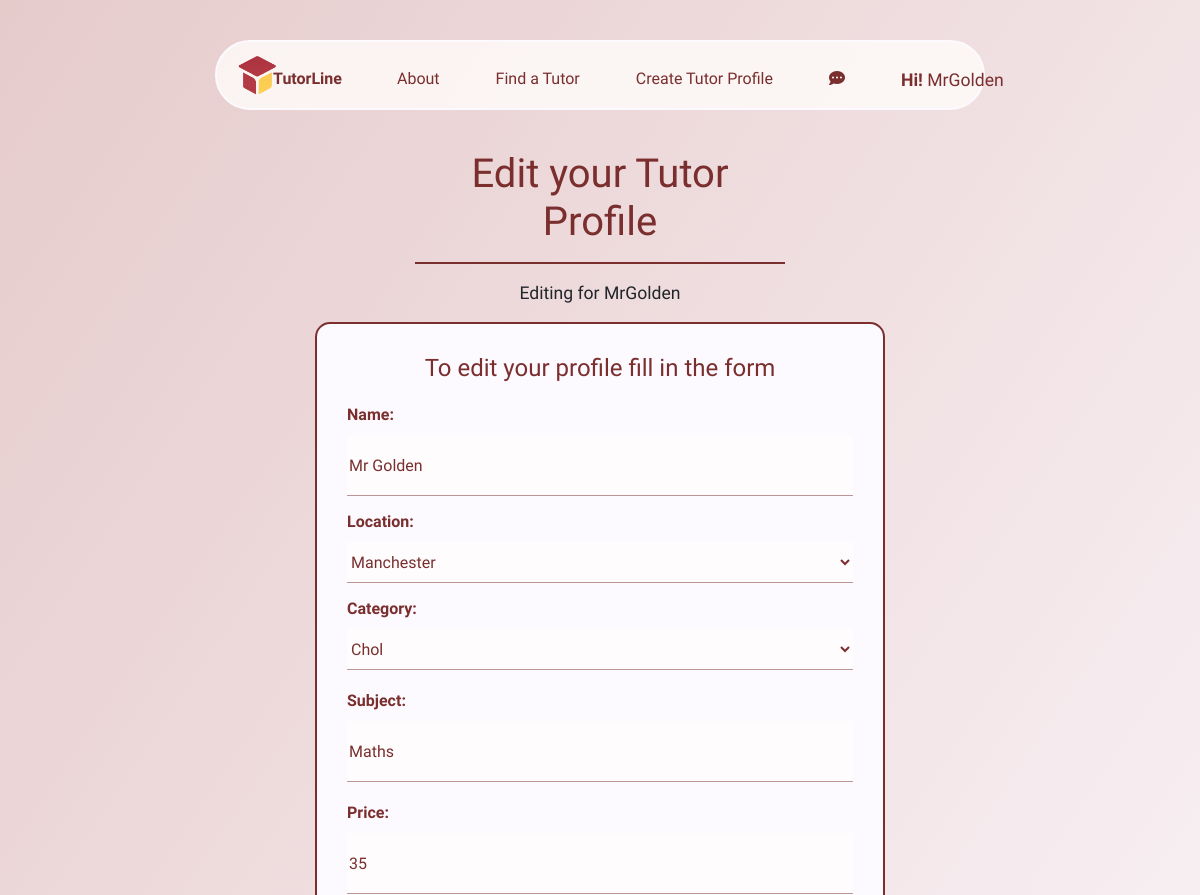
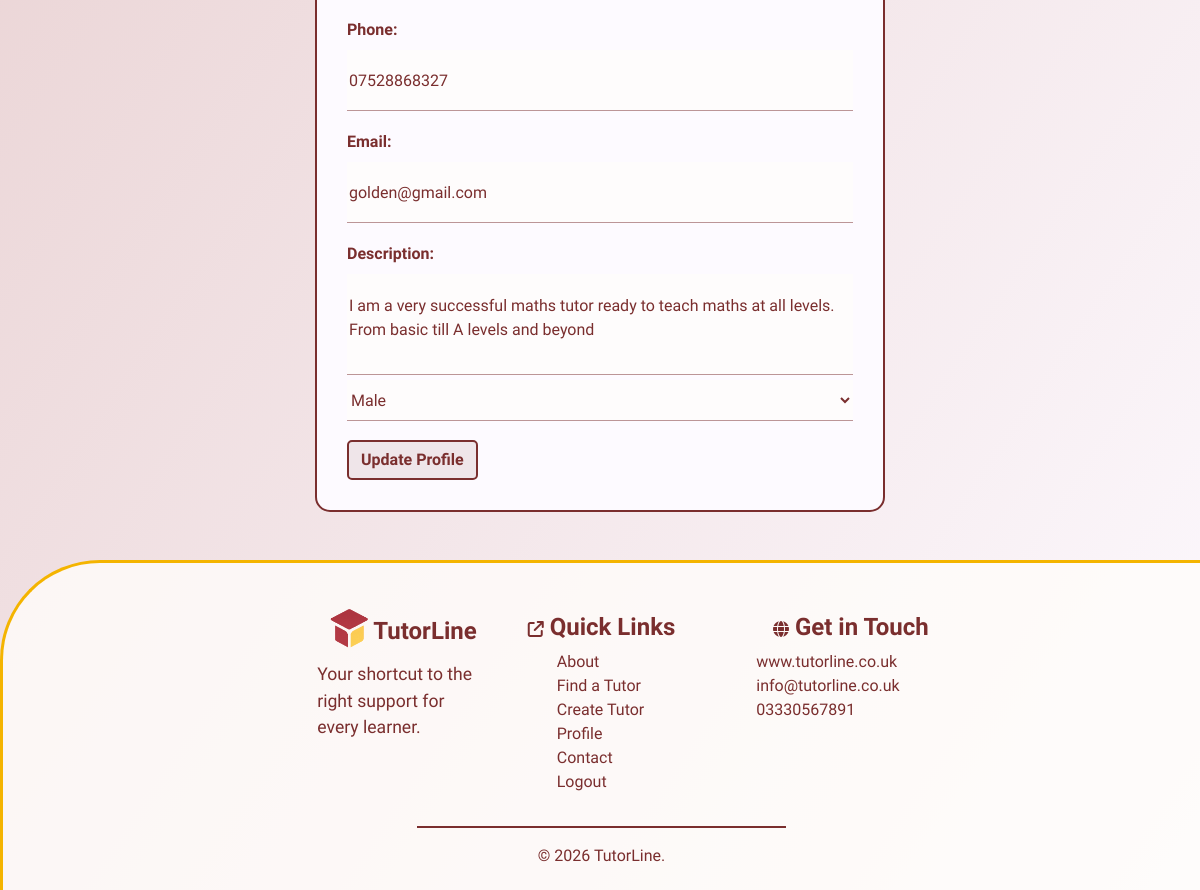
Page /tutors/edit_tutor/9 (signed in) on the earlier database version (2 pictures, top to bottom).
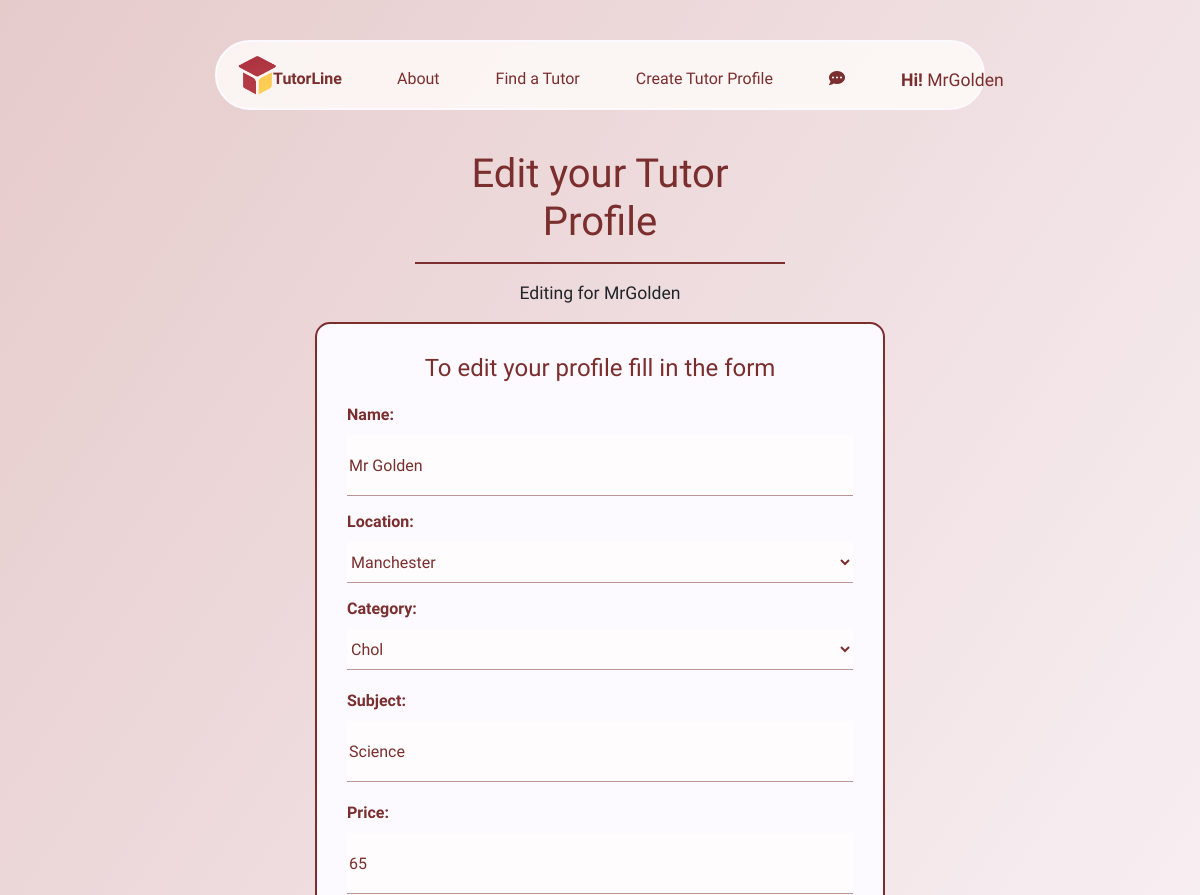
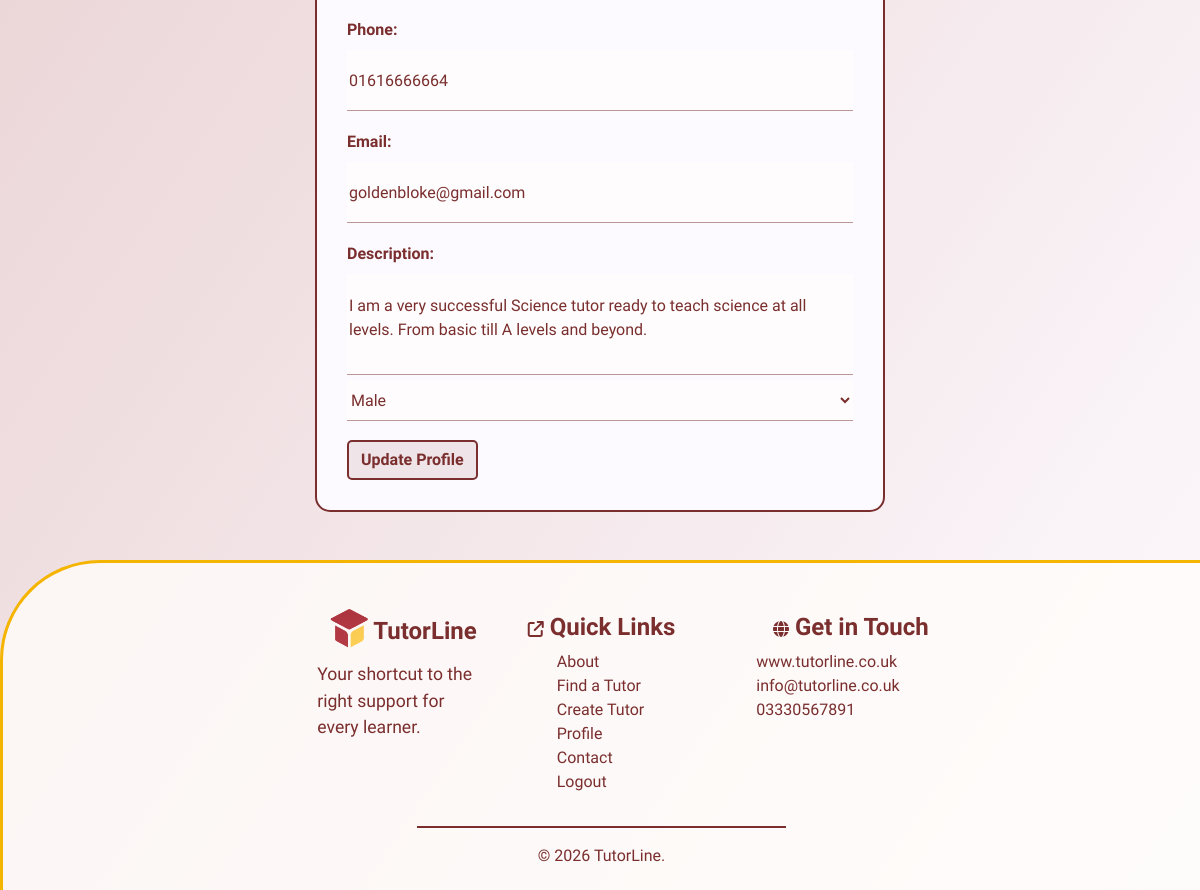
Same page on the later database version (2 pictures, top to bottom).
### tutors/models.py (models this page shows, shortened)
class Tutors(models.Model):
    class Meta:
        verbose_name_plural = "Tutors"
    user = models.ForeignKey(User, on_delete=models.CASCADE, null=True, blank=True)
    name = models.CharField(max_length=254)
    location = models.ForeignKey('Location', null=True, blank=True,
                                 on_delete=models.SET_NULL)
    category = models.ForeignKey('Category', null=True, blank=True,
                                 on_delete=models.SET_NULL)
    date_added = models.DateField(auto_now=True)
    subject = models.CharField(max_length=254)
    price = models.IntegerField()
    active = models.BooleanField(default=True)
    description = models.TextField()
    email = models.EmailField()
    phone = models.CharField(max_length=14)
    rating = models.FloatField(default=0)
    image = models.ImageField(blank=True, null=True)
    is_male = models.BooleanField()
    color_1 = models.IntegerField(default=rand)
    color_2 = models.IntegerField(default=rand)
    color_3 = models.IntegerField(default=rand)

class Location(models.Model):
    name = models.CharField(max_length=254)
    def __str__(self):
        return self.name

class Category(models.Model):
    class Meta:
        verbose_name_plural = "Categories"
    name = models.CharField(max_length=254)
    def __str__(self):
        return self.name

### tutors/views.py (the view)
# urls.py: path('edit_tutor/<int:user_id>', views.edit_tutor, name='edit_tutor'),
@login_required
def edit_tutor(request, user_id):
    user = get_object_or_404(User, pk=user_id)
    tutor = get_object_or_404(Tutors, user=user)
    if request.user.id != user_id:
        messages.error(request, "You are not allowed to edit this profile.")
        return redirect('tutors')
    if request.method == 'POST':
        form = TutorForm(request.POST, instance=tutor)
        if form.is_valid():
            form.save()
            if tutor.is_male:
                return redirect('image_update', tutor_id=tutor.id)
            else:
                messages.success(request, 'Your Profile has succesfully been updated')
                send_mail(
                    'Profile Updated',
                    f"Dear {tutor.name}! \
                        Welcome to Tutor Line! You have succesfully updated your Tutor profile",
                    "info@tutor-line.co.uk",
                    [user.email],
                    fail_silently=False,
                )
                return redirect('tutors')
    else:
        form = TutorForm(instance=tutor)
    context = {
        'form': form,
        'user': user,
        }
    return render(request, 'tutors/edit-tutor.html', context)

### tutors/forms.py
class TutorForm(forms.ModelForm):
    class Meta:
        model = Tutors
        fields = ['name', 'location', 'category', 'subject', 'price', 'phone', 'email', 'description', 'is_male']
        widgets = {
            'is_male': forms.Select(choices=[
                (None, 'Are you Male or Female?'),
                (True, 'Male'),
                (False, 'Female'),
            ]),
            'name': forms.TextInput(attrs={'placeholder': "Your Name"}),
            'subject': forms.TextInput(attrs={'placeholder': "Your Subject"}),
            'price': forms.NumberInput(attrs={'placeholder': "Your hourly rate"}),
            'phone': forms.TextInput(attrs={'placeholder': "Your Phone Number"}),
            'email': forms.EmailInput(attrs={'placeholder': "Your Email"}),
            'description': forms.Textarea(attrs={'placeholder': "Your Description"}),
        }
    def __init__(self, *args, **kwargs):
        super().__init__(*args, **kwargs)

### tutors/templates/tutors/edit-tutor.html (shortened to what this page needs)
{% extends "base.html" %}
{% load static %}
{% block extracss%}
<link rel="stylesheet" href="{% static 'css/tutors.css' %}">
<link rel="stylesheet" href="{% static 'css/forms.css' %}">
<link rel="stylesheet" href="{% static 'css/edit.css' %}">
{% endblock %}
{% block content %}
<div class="container-fluid">
    <div class="row">
        <div class="col-4"></div>
        <div class="col-4">
            <h1>Edit your Tutor Profile</h1>
            <hr>
            <p class="text-center">Editing for {{ user.username }}</p>
        </div>
        <div class="col-4"></div>
    </div>
</div>
<section>
    <div class="container-fluid">
        <div class="row">
            <div class="col-3"></div>
            <div class="col-6">
                <div class="form-container">
                    <form action="{% url 'edit_tutor' user.id %}" method="POST" enctype="multipart/form-data">
                        <h4>To edit your profile fill in the form </h4>
                        {{ form.as_div }}
                        <button class="btn btn-btn" type="submit">Update Profile</button>
                    </form>
                </div>
            </div>
            <div class="col-3"></div>
        </div>
    </div>
</section>
{% endblock %}

Differences in the rows shown:
changed Tutors "Manchester": subject "Maths" → "Science"; price "35" → "65"; phone "07528868327" → "01616666664"; email "golden@gmail.com" → "goldenbloke@gmail.com"; description "I am a very successful maths tutor ready to teach maths at all levels. From basic till A levels and beyond" → "I am a very successful Science tutor ready to teach science at all levels. From basic till A levels and beyond."
